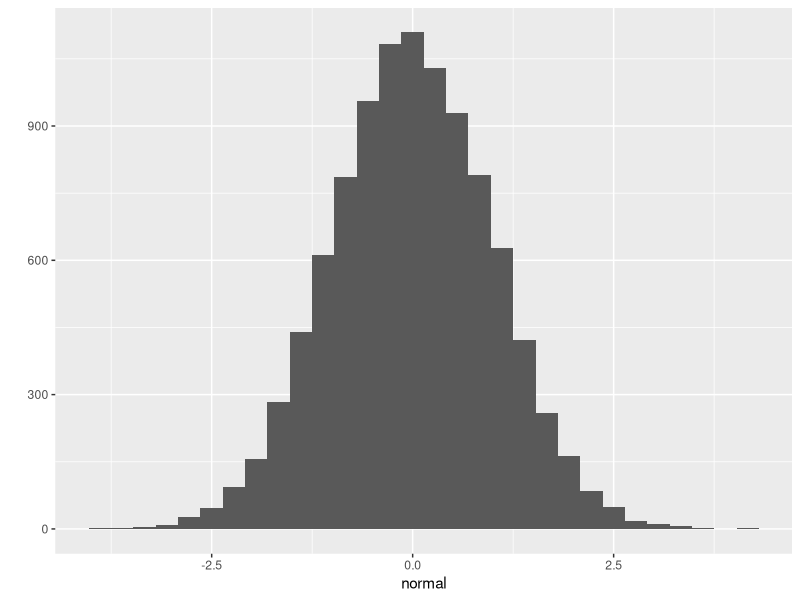
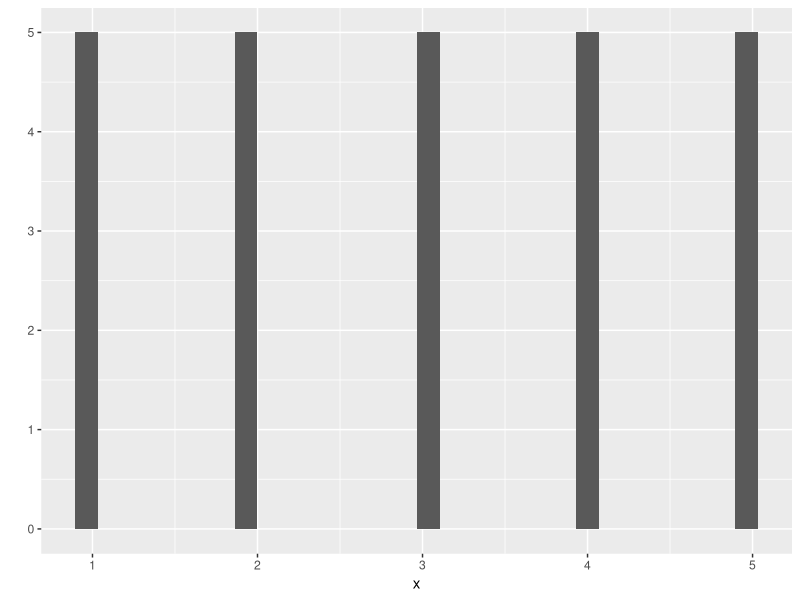
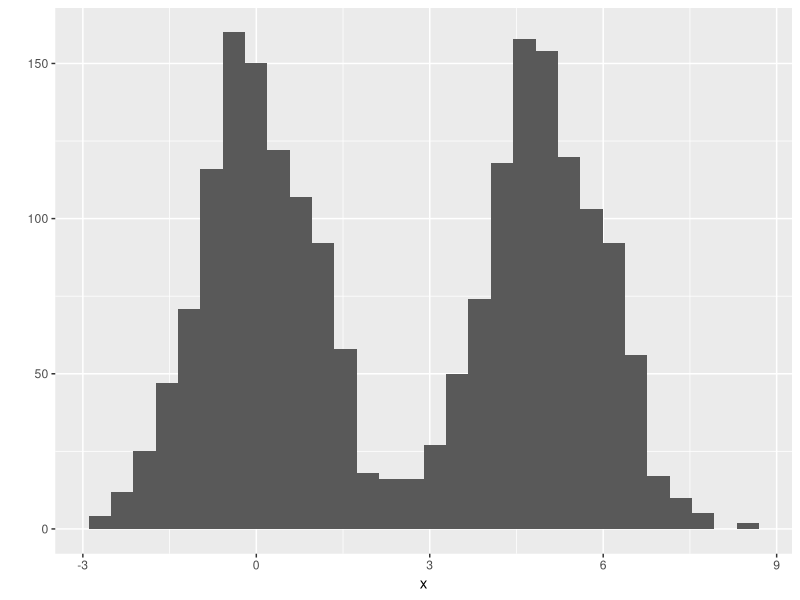
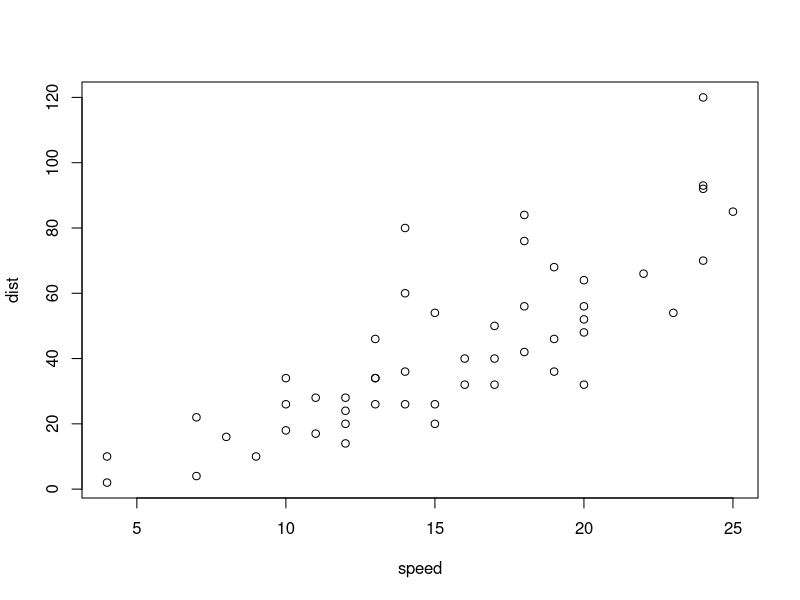

The R script that drew these images, in order:
## ---- chunk 1
normal<-rnorm(10000)
library(ggplot2)
qplot(normal,geom='histogram')
## ---- chunk 2
library(ggplot2)
x = c(rep (c(1:5),5))
qplot(x)
## ---- chunk 3
library(ggplot2)
x = rnorm(1000)
x1=x+5
x = c(x,x1)
qplot(x,)
## ---- chunk 4
plot(cars)
